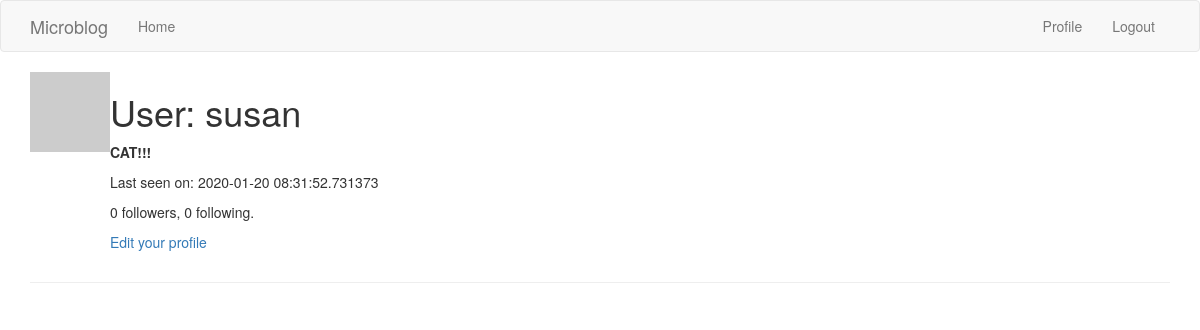
Before: /user/susan (signed in) with the older database file.
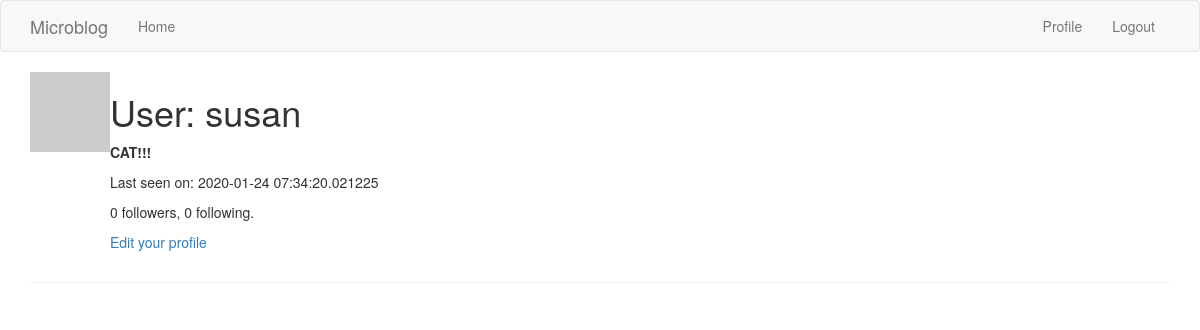
After: the same page with the newer database file.
### app/models.py (models this page shows, shortened)
class User(UserMixin, db.Model):
    id = db.Column(db.Integer, primary_key=True)
    username = db.Column(db.String(64), index=True, unique=True)
    email = db.Column(db.String(120), index=True, unique=True)
    password_hash = db.Column(db.String(128))
    posts = db.relationship('Post', backref='author', lazy='dynamic')
    about_me = db.Column(db.String(140))
    last_seen = db.Column(db.DateTime, default=datetime.utcnow)
    dummy_token = jwt.encode({'some': 'payload'}, 'secret', algorithm='HS256')
    followed = db.relationship(
        'User', secondary=followers,
        primaryjoin=(followers.c.follower_id == id),
        secondaryjoin=(followers.c.followed_id == id),
        backref=db.backref('followers', lazy='dynamic'), lazy='dynamic')
    def avatar(self, size):
        digest = md5(self.email.lower().encode('utf-8')).hexdigest()
        return 'https://www.gravatar.com/avatar/{}?d=identicon&s={}'.format(digest, size)

### app/routes.py (the view)
@app.route('/user/<username>')
@login_required
def user(username):
    user = User.query.filter_by(username=username).first_or_404()
    posts = [
        {'author': user, 'body': 'Test post #1'},
        {'author': user, 'body': 'Test post #2'}
    ]
    return render_template('user.html', user=user)

### app/models.py (called while the page is built)
@login.user_loader
def load_user(id):
    return User.query.get(int(id))

### app/routes.py (called while the page is built)
@app.before_request
def before_request():
    if current_user.is_authenticated:
        current_user.last_seen = datetime.utcnow()
        db.session.commit()

### app/templates/user.html (shortened to what this page needs)
{% extends "base.html" %}
{% block content %}
<div class="container">
  <table>
    <tr valign="top">
      <td><img src="{{ user.avatar(36) }}"></td>
      <td>
        <h1>User: {{ user.username }}</h1>
        {% if user.about_me %}<p><strong>{{ user.about_me }}</strong></p>{% endif %}
        {% if user.last_seen %}<p>Last seen on: {{ user.last_seen }}</p>{% endif %}
        <p>{{ user.followers.count() }} followers, {{ user.followed.count() }} following.</p>
        {% if user == current_user %}
        <p><a href="{{ url_for('edit_profile') }}">Edit your profile</a></p>
        {% elif not current_user.is_following(user) %}
        <p><a href="{{ url_for('follow', username=user.username) }}">Follow</a></p>
        {% else %}
        <p><a href="{{ url_for('unfollow', username=user.username) }}">Unfollow</a></p>
        {% endif %}
      </td>
    </tr>
  </table>
  <hr>
</div>
{% endblock %}

Changed rows visible on the page:
changed User "susan": last_seen "2020-01-20 08:31:52.731373" → "2020-01-24 07:34:20.021225"
